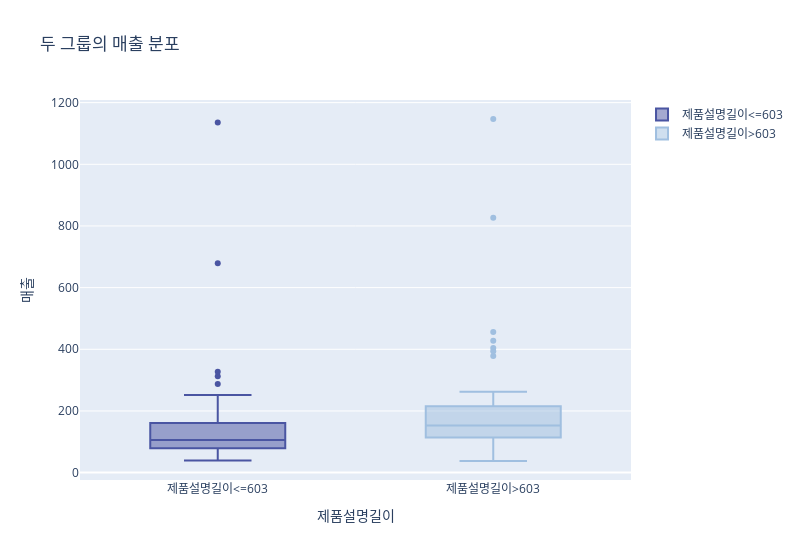

Notebook source saved alongside this figure:
### Code cell
fig = go.Figure()

# Scatter Trace 추가
fig.add_trace(go.Box(y=group1_sales,name='제품설명길이<=603', marker_color='#4A55A2'))
fig.add_trace(go.Box(y=group2_sales,name='제품설명길이>603', marker_color='#A0BFE0'))
fig.update_layout(
    xaxis_title='제품설명길이',
    yaxis_title='매출',
    title='두 그룹의 매출 분포',
    width=800,
)
fig.show()
